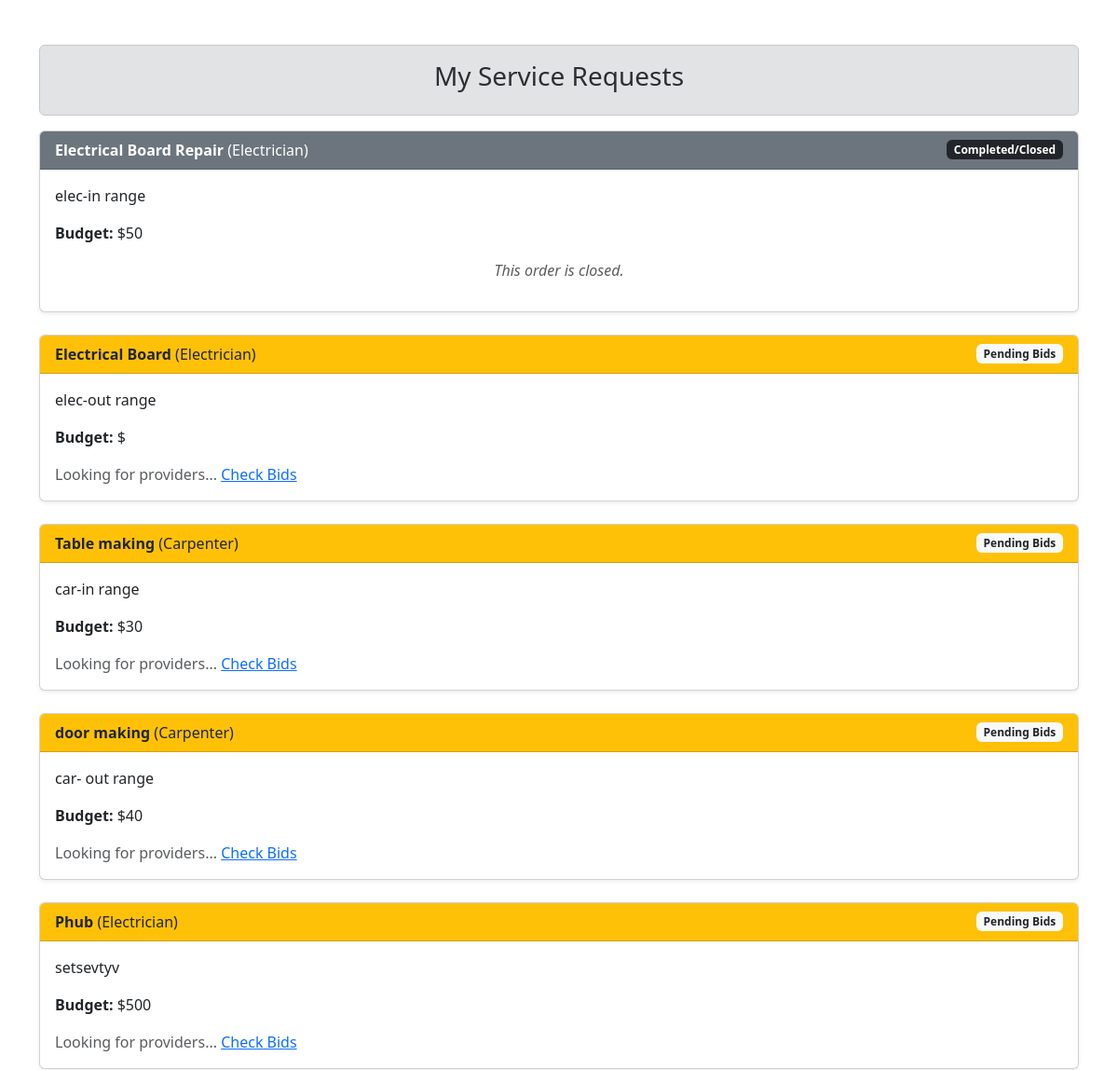
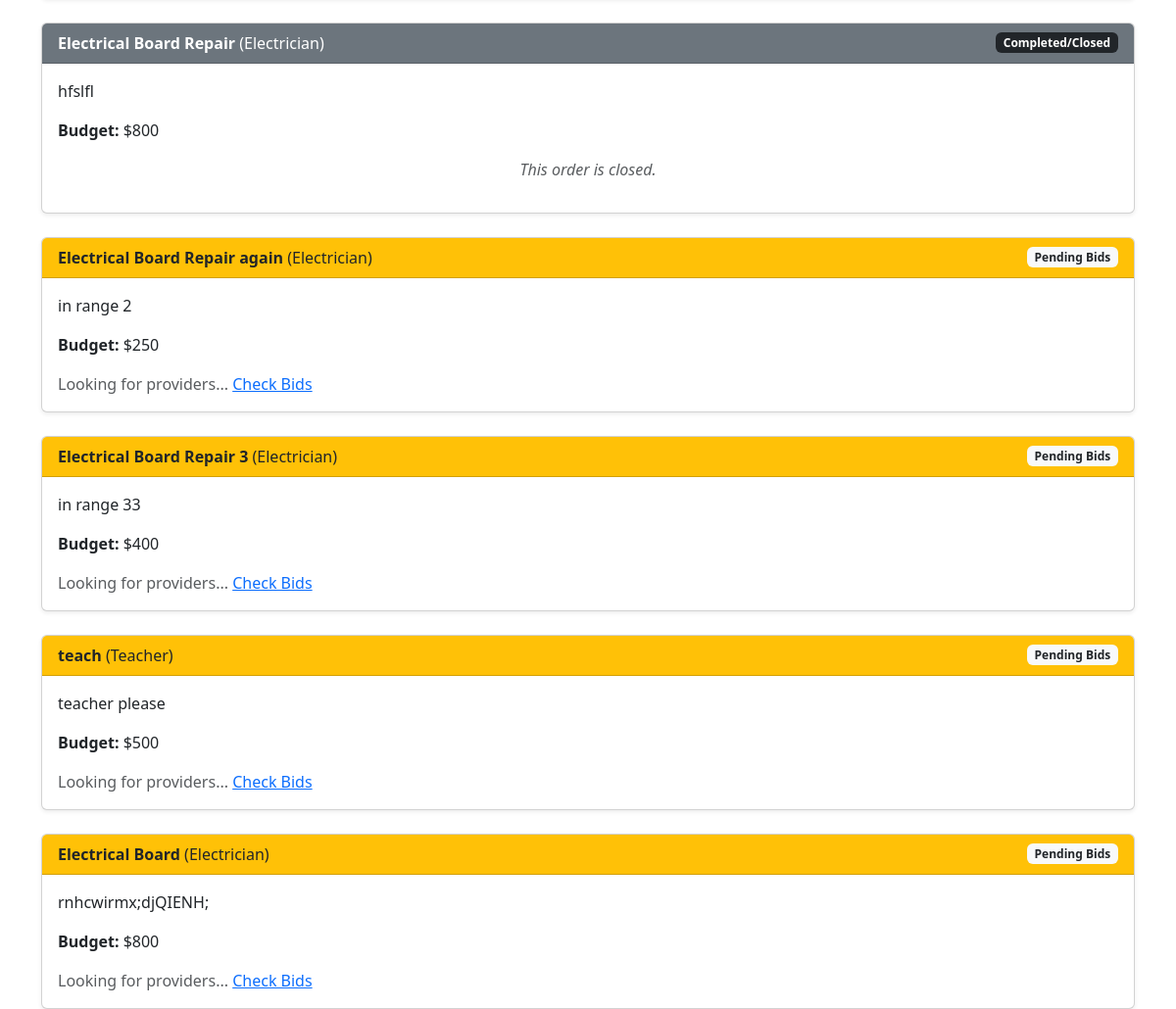
/my_orders (signed in), run on the app's committed database (2 pictures, top to bottom).
### app.py (models this page shows)
class service_request(db.Model):
    id=db.Column(db.Integer, primary_key=True)
    consumer_id=db.Column(db.Integer, nullable=False)
    con_latitude = db.Column(db.Float, nullable=False)
    con_longitude = db.Column(db.Float, nullable=False)
    service_title=db.Column(db.String(200), nullable=False)
    service_type=db.Column(db.String(50), nullable=False)
    budget=db.Column(db.Integer, nullable=False)
    desc=db.Column(db.String(500), nullable=False)
    is_active=db.Column(db.Boolean, default=True)
    is_inprogress=db.Column(db.Boolean, default=False)
    assigned_provider_id=db.Column(db.Integer, nullable=True)
    created_at=db.Column(db.DateTime, default=db.func.current_timestamp())

### app.py (the view)
@app.route('/my_orders')
def my_orders():
    if 'user_id' not in session:
        return redirect(url_for('login'))
    con_id = session['user_id']
    orders = db.session.query(service_request, users).outerjoin(users, service_request.assigned_provider_id == users.id)\
        .filter(service_request.consumer_id == con_id).all()
    return render_template('consumer/my_orders.html', orders=orders)

### templates/consumer/my_orders.html (shortened to what this page needs)
{% extends 'base.html' %}
{% block body %}
<div class="container mt-5">
    <div class="alert alert-secondary text-center">
        <h3>My Service Requests</h3>
    </div>
    <div class="row row-cols-1 g-4">
        {% for req, provider in orders %}
        <div class="col">
            <div class="card shadow-sm">
                <div class="card-header d-flex justify-content-between align-items-center
                    {% if req.is_inprogress %}bg-success text-white{% elif req.is_active %}bg-warning text-dark{% else %}bg-secondary text-white{% endif %}">
                    <span><strong>{{ req.service_title }}</strong> ({{ req.service_type }})</span>
                    {% if req.is_inprogress %}
                        <span class="badge bg-light text-success">In Progress</span>
                    {% elif req.is_active %}
                        <span class="badge bg-light text-dark">Pending Bids</span>
                    {% else %}
                        <span class="badge bg-dark">Completed/Closed</span>
                    {% endif %}
                </div>
                <div class="card-body">
                    <p class="card-text">{{ req.desc }}</p>
                    <p><strong>Budget:</strong> ${{ req.budget }}</p>
                    {% if req.is_inprogress and provider %}
                        <div class="alert alert-light border">
                            <h5>Provider Details:</h5>
                            <p><strong>Name:</strong> {{ provider.full_name }}</p>
                            <p><strong>Email:</strong> <a href="mailto:{{ provider.email }}">{{ provider.email }}</a></p>
                            <hr>
                            <p class="text-muted small">Work is currently underway. Click below only when the job is done.</p>
                            <a href="{{ url_for('close_order', req_id=req.id) }}"
                               class="btn btn-danger"
                               onclick="return confirm('Are you sure the work is finished?');">
                               Mark as Completed
                            </a>
                        </div>
                    {% elif req.is_active %}
                        <div class="text-muted">
                            Looking for providers... <a href="{{ url_for('view_bids', req_id=req.id) }}">Check Bids</a>
                        </div>
                    {% else %}
                         <p class="text-center text-muted"><em>This order is closed.</em></p>
                    {% endif %}
                </div>
            </div>
        </div>
        {% endfor %}
    </div>
</div>
{% endblock body %}

### data on the page
service_request: service_title "Electrical Board Repair", service_type "Electrician", is_inprogress "Completed/Closed", desc "elec-in range", budget "50"
service_request: service_title "Electrical Board", service_type "Electrician", is_inprogress "Pending Bids", desc "elec-out range"
service_request: service_title "Table making", service_type "Carpenter", is_inprogress "Pending Bids", desc "car-in range", budget "30"
service_request: service_title "door making", service_type "Carpenter", is_inprogress "Pending Bids", desc "car- out range", budget "40"
service_request: service_title "Phub", service_type "Electrician", is_inprogress "Pending Bids", desc "setsevtyv", budget "500"
service_request: service_title "Electrical Board Repair", service_type "Electrician", is_inprogress "Completed/Closed", desc "hfslfl", budget "800"
service_request: service_title "Electrical Board Repair again", service_type "Electrician", is_inprogress "Pending Bids", desc "in range 2", budget "250"
service_request: service_title "Electrical Board Repair 3", service_type "Electrician", is_inprogress "Pending Bids", desc "in range 33", budget "400"
service_request: service_title "teach", service_type "Teacher", is_inprogress "Pending Bids", desc "teacher please", budget "500"
service_request: service_title "Electrical Board", service_type "Electrician", is_inprogress "Pending Bids", desc "rnhcwirmx;djQIENH;", budget "800"
